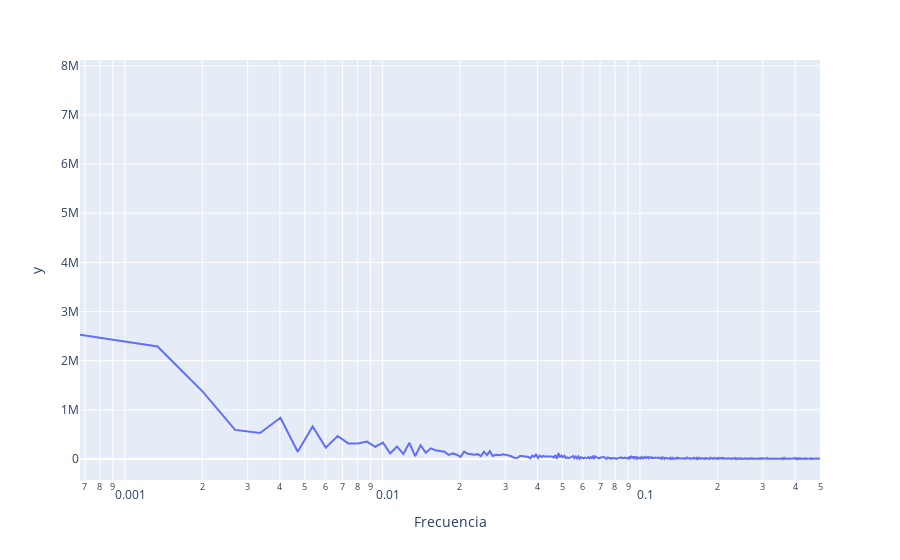

The code cell stored with this chart in its notebook:
### Code cell
# 0. Parámetros de la serie de tiempo
N = len(temp)      # Cantidad de muestras: [muestras]
muestras = 1           # Número de muestras/horas: [muestras/h]

# 1. Calcular la magnitud de la Transformada de Fourier derecha
tf = np.abs(np.fft.rfft(temp,N))

# 2. Calcular vector frecuencias (eje horizontal)
frecs = np.fft.rfftfreq(N, d=1./muestras)

# 3. Graficar
# Como tenemos 1 muestra por hora pero la serie dura varios años
# usaremos una escala logarítmica en el eje horizontal
fig = px.line(x=frecs, y=tf, log_x=True)
fig.update_layout(xaxis_title=f'Frecuencia')
fig.show()

### Figure 1 — Plotly figure (JSON) as saved in the notebook; plotly's stock layout.template omitted (floating-point values rounded to 4 significant figures; data arrays with more than 128 entries replaced by an {"elided": "..."} marker saying what was removed)
{"data": [{"hovertemplate": "x=%{x}<br>y=%{y}<extra></extra>", "legendgroup": "", "line": {"color": "#636efa", "dash": "solid"}, "marker": {"symbol": "circle"}, "mode": "lines", "name": "", "orientation": "v", "showlegend": false, "type": "scatter", "x": {"elided": "747 float values"}, "xaxis": "x", "y": {"elided": "747 float values"}, "yaxis": "y"}], "layout": {"legend": {"tracegroupgap": 0}, "margin": {"t": 60}, "xaxis": {"anchor": "y", "domain": [0, 1], "title": {"text": "Frecuencia"}, "type": "log"}, "yaxis": {"anchor": "x", "domain": [0, 1], "title": {"text": "y"}}}}
